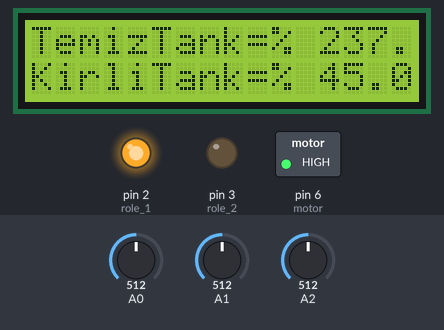
Bench run of a sketch on a simulated Arduino Uno, built with avr-gcc and run on an emulated ATmega328P. Parts: 16×2 character LCD, switched loads named in the sketch (green lamp = pin HIGH), output pins drawn as LEDs (lit = HIGH). Inputs (shaded band) come from the test bench; at power-on: A0 = 512, A1 = 512, A2 = 512. What the sketch prints to the serial monitor is not drawn.

Above: at 4.2 s.
4.3 s: A0 set to 250
At 7.4 s:
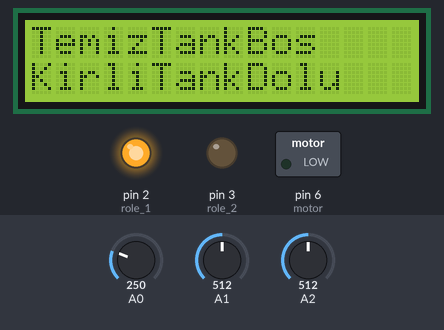
7.8 s: A1 set to 332
9.7 s: A1 set to 305
At 11.2 s:
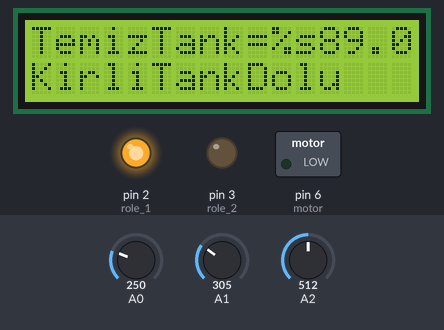
12.1 s: A0 set to 270
At 14.1 s:
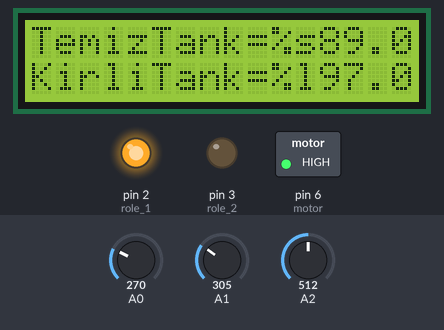
14.4 s: A1 set to 165
At 17.1 s:
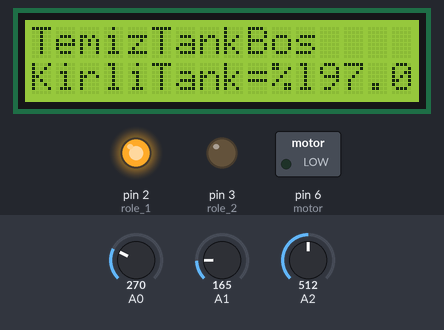
17.7 s: A1 set to 185
At 19.3 s:
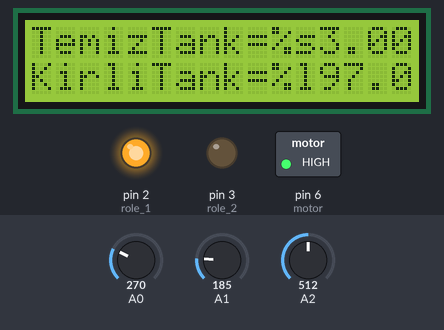
Timing chart, 0 to 20.8 s (numbered marks = the images above; inputs shaded):
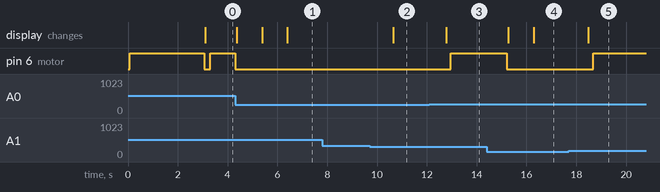

Measured:
- the behaviour switches between 321 and 320 on A1 (found by bisection; images 1 and 2)
- after the input at 4.3 s, pin 6 (motor): HIGH → LOW at once; the display: first changes after 0.06 s (image 1 shows a later state)
- after the input at 7.8 s, every drawn part: stays the same
- after the input at 9.7 s, the display: changes after 0.95 s (image 2)
- after the input at 12.1 s, pin 6 (motor): LOW → HIGH after 0.87 s; the display: changes after 0.68 s (image 3)
- after the input at 14.4 s, pin 6 (motor): HIGH → LOW after 0.81 s; the display: first changes after 0.86 s (image 4 shows a later state)
- after the input at 17.7 s, pin 6 (motor): LOW → HIGH after 0.99 s; the display: changes after 0.78 s (image 5)

The sketch:

Temiz_Kirli_Su_Tank_Modulu_V2.ino
```cpp
#include <LiquidCrystal_I2C.h>
#include<Wire.h>


// mesafe sensörü analog deger 260 ölçünce full dolu  %100
// kirli tank 725-260 arası okusun onun dışında okuma yapmasın

//Temiz su tank 180 de %0 320 de %100 olması gerekiyor

//175 ile 310 analog değerleri arasında motor duracak. Bu  degerler ilk start için geçerli
//Motor çalışma sonrası 1 bar ile 2 bar arasında yani 240 ile 310 arasında çalış dur şeklinde devam edicek.

//KİRLİ SU TANKI %100 Ü GÖRÜNCE DE MOTOR STOP OLACAK.


#define motor 6


LiquidCrystal_I2C lcd( 0x27, 16 , 2);


float analog_pressure_kirli;
float analog_pressure_temiz;
float analog_pressure_3;


int min_temiz_tank = 180;
int max_kirli_tank = 260;

int role_1 =2;
int role_2 =3;

float yuzde_deger_kirli;
float yuzde_deger_temiz;
float yuzde_deger_3;

void lcd_ekran()
{

          lcd.setCursor(0,0);
          lcd.print("TemizTank=%");
          lcd.setCursor(12,0);
          lcd.print(yuzde_deger_temiz);
          lcd.setCursor(0,1);
          lcd.print("KirliTank=%");
          lcd.setCursor(12,1);
          lcd.print(yuzde_deger_kirli);

}
void motor_on()
{
    analogWrite(motor,255);
    Serial.println("Motor Aktif");
}

void motor_off()
{
    analogWrite(motor,0);
    Serial.println("Motor Kapalı");
}


void setup() {
    Serial.begin(9600);

    pinMode(motor, OUTPUT);
    pinMode(role_1,OUTPUT);
    pinMode(role_2,OUTPUT);

    lcd.begin();

    digitalWrite(role_1,HIGH);
    digitalWrite(role_2,LOW);

    analog_pressure_3 = analogRead(A2);
    if(175< analog_pressure_3<310)
          motor_on();
          delay(3000);
          motor_off();

}

void loop() {

analog_pressure_kirli = analogRead(A0);
analog_pressure_temiz = analogRead(A1);
if(analog_pressure_kirli> max_kirli_tank && analog_pressure_temiz > min_temiz_tank)
{

    Serial.println("Temiz Su Tankı Dolu, Kirli Su Tank Boş");
    yuzde_deger_kirli = map(analog_pressure_kirli,725,260,0,100);
    yuzde_deger_temiz = map(analog_pressure_temiz,180,320,0,100);
    lcd_ekran();

    Serial.print("Kirli Tank Analog  : ");
    Serial.println(analog_pressure_kirli);
    Serial.print("Kirli Tank Yüzde  : ");
    Serial.println(yuzde_deger_kirli);

    Serial.print("Temiz Tank Analog  : ");
    Serial.println(analog_pressure_temiz);
    Serial.print("Temiz Tank Yüzde  : ");
    Serial.println(yuzde_deger_temiz);
    Serial.println("        ");


    Serial.println("Motor Çıkış basıncı kontrol ediliyor");

    analog_pressure_3 = analogRead(A2);
    if(240<analog_pressure_3<310)
    {
          Serial.print("Motor Çıkış Basıncı: ");
          Serial.println(analog_pressure_3);
          Serial.println("Motor Su basıncı Yetersiz");
          motor_on();
          delay(1000);
    }
    else if(analog_pressure_3>310)
    {
        Serial.print("Motor Çıkış Basıncı: ");
        Serial.println(analog_pressure_3);
        Serial.println("Motor Çıkışı basınç Yeterli, ");
        motor_off();
        delay(1000);
    }
}

else{
      Serial.println("Motor Kapatılıyor");
      motor_off();
      Serial.println("Hangi Tank Arızalı Kontrol Ediliyor");

      analog_pressure_temiz = analogRead(A1);
      if(analog_pressure_temiz<180 || analog_pressure_temiz >320)
      {
            Serial.println("Temiz Su Tank Arızalı");
            lcd.setCursor(0,0);
            lcd.print("TemizTankBos");
            delay(1000);
            lcd.print("             ");


      }
      else
      {
          Serial.println("Temiz Su Tankı Sağlam");

          yuzde_deger_temiz = map(analog_pressure_temiz,180,320,0,100);
          lcd.setCursor(0,0);
          lcd.print("TemizTank=%");
          lcd.setCursor(12,0);
          lcd.print(yuzde_deger_temiz);
      }
      analog_pressure_kirli = analogRead(A0);
      if(analog_pressure_kirli <260 ||analog_pressure_kirli >720)
        {
            Serial.println("Kirli Su Tankı Arızalı");
            lcd.setCursor(0,1);
            lcd.print("KirliTankDolu");
            delay(1000);
            lcd.print("              ");
        }
      else
        {

          Serial.println("Kirli Su Tankı Sağlam");
          yuzde_deger_kirli = map(analog_pressure_kirli,725,260,0,100);
          lcd.setCursor(0,1);
          lcd.print("KirliTank=%");
          lcd.setCursor(12,1);
          lcd.print(yuzde_deger_kirli);
          }

        }

}
```
